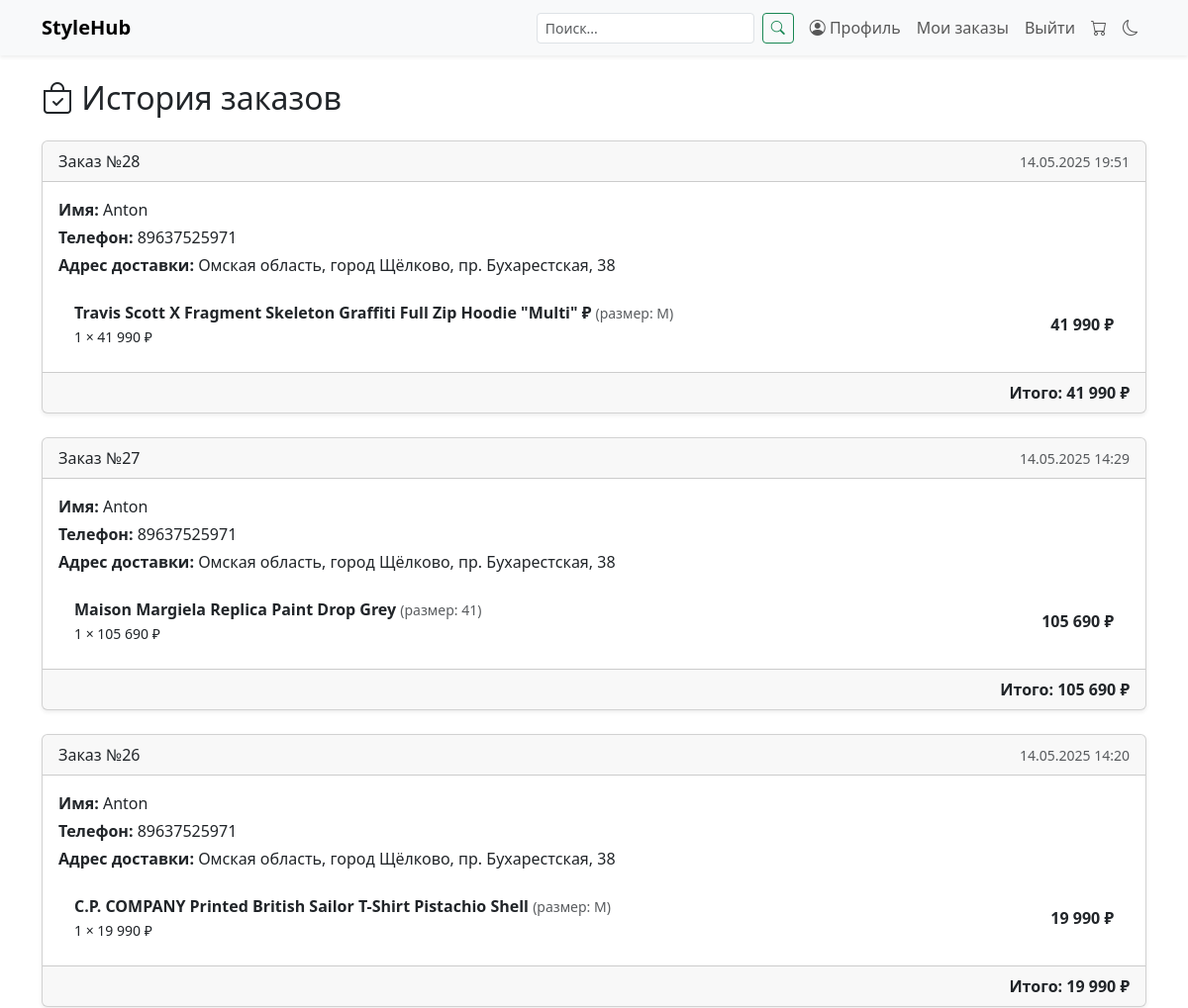
Page /orders/ (signed in, upper part) on the earlier database version.
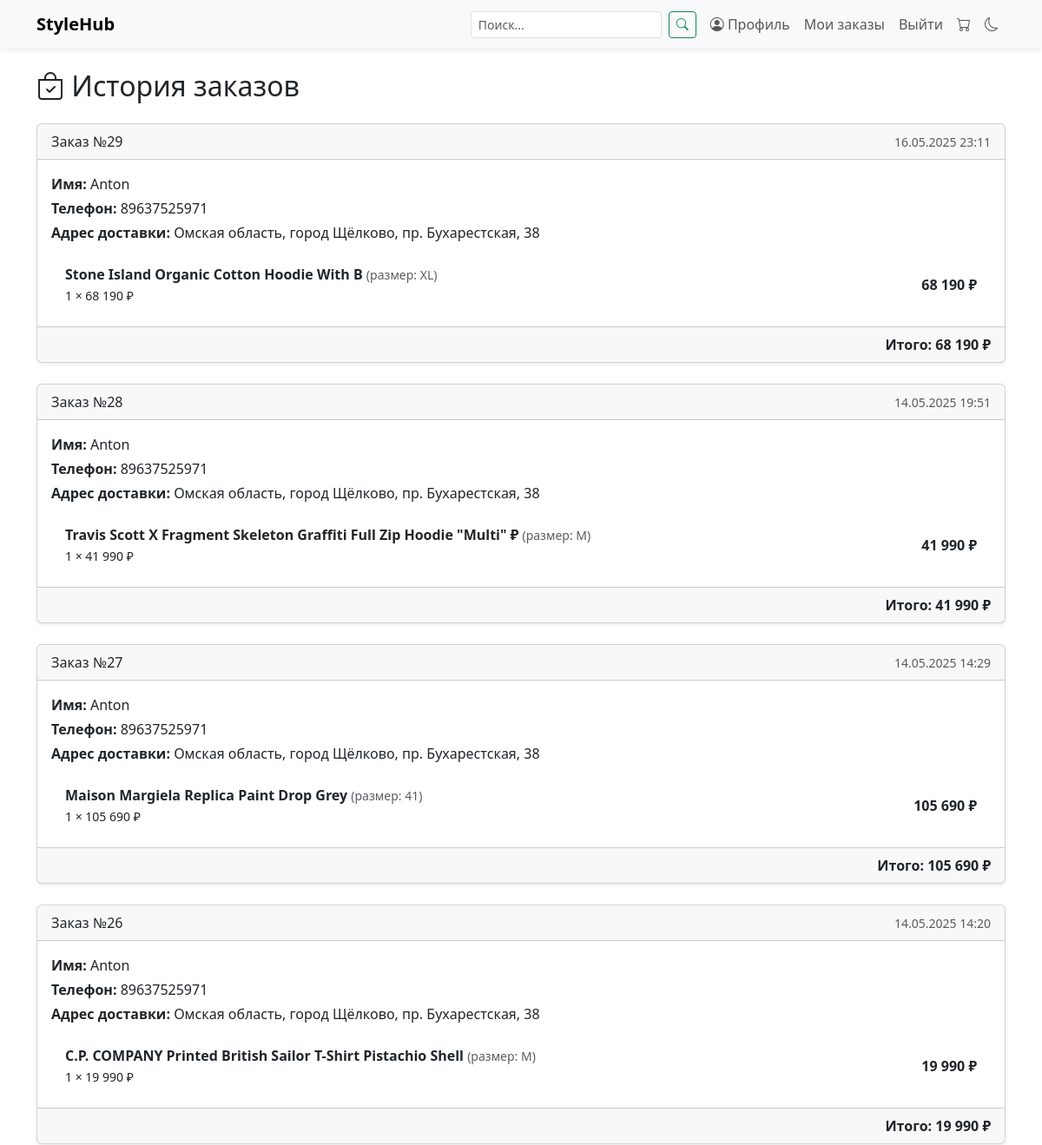
Same page on the later database version.
### main/models.py (models this page shows, shortened)
class Order(models.Model):
    user = models.ForeignKey(User, on_delete=models.CASCADE, blank=True, null=True)  # user может быть null
    name = models.CharField(max_length=200)
    phone = models.CharField(max_length=20)
    address = models.TextField()
    created = models.DateTimeField(auto_now_add=True)
    def get_total_cost(self):
        return sum(item.get_cost() for item in self.items.all())

class OrderItem(models.Model):
    order = models.ForeignKey(Order, related_name='items', on_delete=models.CASCADE)
    product = models.ForeignKey(Product, on_delete=models.CASCADE)
    size = models.CharField(max_length=10, blank=True)   # сохранение выбранного размера
    price = models.DecimalField(max_digits=10, decimal_places=2)
    quantity = models.PositiveIntegerField(default=1)
    def get_cost(self):
        return self.price * self.quantity

class Product(models.Model):
    category = models.ForeignKey(Category, related_name='products', on_delete=models.CASCADE)
    name = models.CharField(max_length=200)
    slug = models.SlugField(unique=True, blank=True, null=True)
    description = models.TextField(blank=True)
    price = models.DecimalField(max_digits=10, decimal_places=2)
    image = models.ImageField(upload_to='products/', blank=True, null=True)
    sizes = models.CharField(max_length=100, blank=True, help_text="Пример: S,M,L,XL")

### main/views.py (the view)
# urls.py: path('orders/', views.order_history, name='order_history'),
@login_required
def order_history(request):
    orders = Order.objects.filter(user=request.user).order_by('-created')
    for order in orders:
        order.total = sum(item.get_cost() for item in order.items.all())
    return render(request, 'main/order_history.html', {'orders': orders})

### main/templatetags/price_format.py (called while the page is built)
@register.filter
def nice_price(value):
    try:
        value = float(value)
        formatted = f"{value:,.2f}".replace(",", " ").rstrip('0').rstrip('.')
        return f"{formatted} ₽"
    except (ValueError, TypeError):
        return value

### main/templates/main/order_history.html (shortened to what this page needs)
{% extends 'base.html' %}
{% load price_format %}
{% block content %}
<h2 class="mb-4"><i class="bi bi-bag-check"></i> История заказов</h2>
{% if orders %}
    {% for order in orders %}
    <div class="card mb-4 shadow-sm">
        <div class="card-header d-flex justify-content-between align-items-center">
            <span>Заказ №{{ order.id }}</span>
            <small class="text-muted">{{ order.created|date:"d.m.Y H:i" }}</small>
        </div>
        <div class="card-body">
            <p class="mb-1"><strong>Имя:</strong> {{ order.name }}</p>
            <p class="mb-1"><strong>Телефон:</strong> {{ order.phone }}</p>
            <p class="mb-3"><strong>Адрес доставки:</strong> {{ order.address }}</p>
            <ul class="list-group list-group-flush">
                {% for item in order.items.all %}
                <li class="list-group-item d-flex justify-content-between align-items-center">
                    <div>
                        <strong>{{ item.product.name }}</strong>
                        {% if item.size %}
                            <small class="text-muted">(размер: {{ item.size }})</small>
                        {% endif %}
                        <br>
                        <small>{{ item.quantity }} × {{ item.price|nice_price }}</small>
                    </div>
                    <span class="fw-bold">{{ item.get_cost|nice_price }}</span>
                </li>
                {% endfor %}
            </ul>
        </div>
        <div class="card-footer text-end">
            <strong>Итого: {{ order.get_total_cost|nice_price }}</strong>
        </div>
    </div>
    {% endfor %}
{% endif %}
{% endblock %}

Differences in the rows shown:
added Order: id "29", created "16.05.2025 23:11", name "Anton", phone "89637525971", address "Омская область, город Щёлково, пр. Бухарестская, 38", get_total_cost|nice_price "68 190 ₽"
added OrderItem: product.name "Stone Island Organic Cotton Hoodie With B", size "XL", quantity "1", price|nice_price "68 190 ₽", get_cost|nice_price "68 190 ₽", shown under "29"
